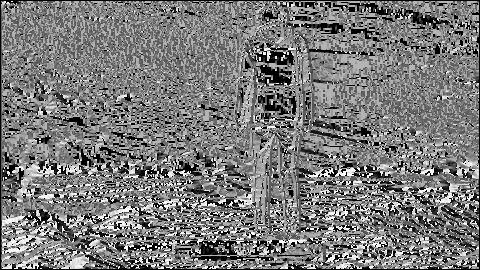
#> input picture angles.jpg, 480 x 270 px
$ python -i image_processing.py   (imports and definitions only)   (older library calls are emulated)
#> lines starting #> are read from the running program, lines starting #| are printed output that depends on the picture
import PIL.Image
import cv2
import numpy
from PIL import Image, ImageFilter

import numpy as np

from processing.shell import RED, END_FORMATTING
from collections import Counter

class ImageLoader:
    def __init__(self, path: str):
#> called with path = '../angles.jpg'
        self.path = path
        self.pil_image_color = PIL.Image.open(path)
#> self.pil_image_color is the input picture: PIL image 480x270 L; min 0, max 255, mean 121.5
        self.numpy_color = numpy.array(self.pil_image_color)

        self.pil_image = self.pil_image_color.convert('L')
        self.numpy = np.array(self.pil_image)

def get_char(angle):
    if -181 <= angle <= -157.5:
        return "－"
    if -157.5 <= angle <= -112.5:
        return "／"
    if -112.5 <= angle <= -67.5:
        return "｜"
    if -67.5 <= angle <= -22.5:
        return "＼"
    if -22.5 <= angle <= 22.5:
        return "－"
    if 22.5 <= angle <= 67.5:
        return "／"
    if 67.5 <= angle <= 112.5:
        return "｜"
    if 112.5 <= angle <= 157.5:
        return "＼"
    if 157.5 <= angle <= 181.0:
        return "－"

    else:
        return "　"

class Circle:
    # [11 lines left out: function __init__, not called in this run]

    def _check_bound(self, i, j):
        centre_x, centre_y = self.centre
        return (i-centre_x)**2 + (j-centre_y)**2 <= self.radius**2

    def load_numpy(self):
        return self.image


class ImageProcessor:
    def __init__(self, image_path: str):
        self.edge_kernel = ImageFilter.Kernel((3, 3), (-1, -1, -1, -1, 8,
                                                       -1, -1, -1, -1), 1, 0)
        self.sobel_x_kernel = np.array([[-1, 0, 1], [-2, 0, 2], [-1, 0, 1]])
        self.sobel_y_kernel = np.array([[1, 2, 1], [0, 0, 0], [-1, -2, -1]])
        self.image_path = image_path
        self.image_loader = ImageLoader(image_path)

        self.contour_threshold = 25
        self.sobel_kernel_size = 3

    # [4 lines left out: function downsample, not called in this run]

    def find_edges(self):
        # img_1 = np.array(image.filter(ImageFilter.GaussianBlur(radius=2)))
        # img_2 = np.array(image.filter(ImageFilter.GaussianBlur(radius=1)))
        image = self.image_loader.pil_image

        return np.array(image.filter(ImageFilter.FIND_EDGES))
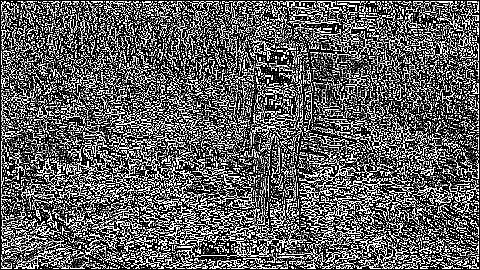
#> returned value: shape (270, 480); min 0, max 255, mean 96.3
        # return np.array(image.filter(self.edge_kernel))
        # return img_2 - img_1


    def sobel(self):
        image = self.image_loader.numpy

        sobelx = cv2.Sobel(image, cv2.CV_64F, 1, 0, ksize=self.sobel_kernel_size)
        sobely = cv2.Sobel(image,cv2.CV_64F,0,1,ksize=self.sobel_kernel_size)

        return sobelx, sobely


    def edge_highlighting(self, downsample: int = 4):

        edges = self.find_edges()
        result_x, result_y = self.sobel()
        # print("Calculated Sobel")
        angles = np.arctan2(result_x, result_y)

        edges = edges[::downsample, ::downsample]
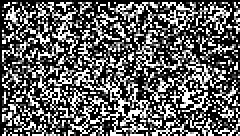
#> edges: shape (68, 120) (shown 2 times larger); min 0, max 255, mean 97.7
        angles = angles[::downsample, ::downsample]

        scaled_angles = angles * 180 / np.pi
        chars = np.zeros_like(scaled_angles).astype(str)
        for i in range(scaled_angles.shape[0]):
            for j in range(scaled_angles.shape[1]):
                if edges[i, j] >= self.contour_threshold:
                    chars[i, j] = get_char(scaled_angles[i, j])
                else:
                    chars[i, j] = "　"
        return chars

    def get_colours(self, downsample=4):
        return self.image_loader.numpy_color[::downsample, ::downsample]


    # [39 lines left out: functions intensity_char_mapping, asciify, pooling, not called in this run]

>>> result = ImageProcessor('../angles.jpg').edge_highlighting()
